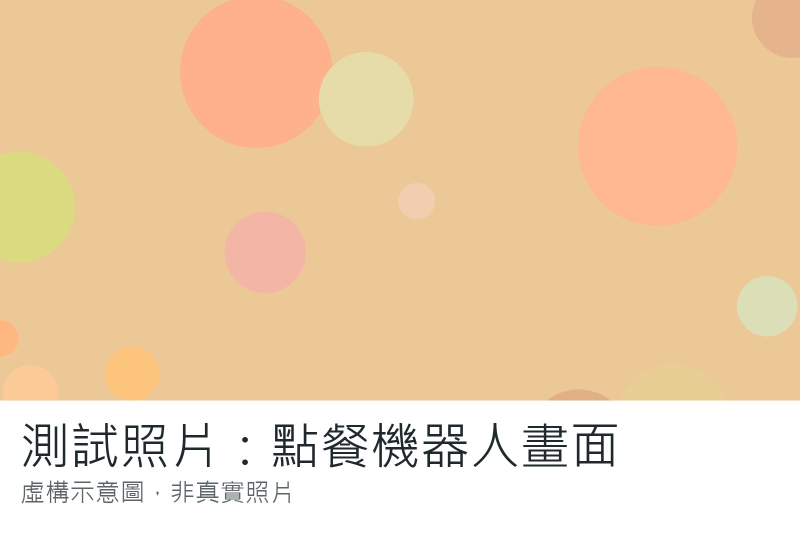
#> input picture examples/林語晴/photos/早餐店點餐機器人.jpg, 1600 x 1067 px (shown at 1/2 size)
$ python -i build_docx.py   (imports and definitions only)
#> lines starting #> are read from the running program, lines starting #| are printed output that depends on the picture
"""把草稿資料夾裡的章節 Markdown 與照片，排成符合簡章格式的 Word 檔。

用法：
  python scripts/build_docx.py my/M-2-1 --author 王小明
  python scripts/build_docx.py my/M-2-1 --author 王小明 --title "M-2-1 常春藤 AI 領袖培訓營" -o 申請書.docx

輸入：資料夾裡以數字開頭的章節檔，依檔名排序：
  0_開場.md、1_學經歷.md、2_機構了解.md、3_動機與期待.md、4_回國後規劃.md
章節檔的第一行若是「# 標題」，就用它當章標題；否則用預設的章名。

章節內可用的 Markdown：
  ### 小標題          **粗體**          - 清單          1. 編號清單          | 表格 |
  ![圖說](../photos/檔名.jpg)   圖片，路徑相對於章節檔。連續兩行圖片會並排。
  【待補：…】          在 Word 裡以黃底標出

輸出格式：A4 直式、標楷體＋Times New Roman、大標 18／小標 16／內文 14、固定行高 24 點、
頁碼、封面與可更新的目錄。圖片會先壓縮（長邊 1200 像素、去除 EXIF）再放進文件。
"""
import argparse
import io
import json
import re
import sys
import warnings
from pathlib import Path

# [1 line not run here, left out]

from docx import Document  # noqa: E402
from docx.enum.table import WD_TABLE_ALIGNMENT  # noqa: E402
from docx.enum.text import WD_ALIGN_PARAGRAPH, WD_COLOR_INDEX, WD_LINE_SPACING  # noqa: E402
from docx.oxml import OxmlElement  # noqa: E402
from docx.oxml.ns import qn  # noqa: E402
from docx.shared import Cm, Pt, RGBColor  # noqa: E402

ROOT = Path(__file__).resolve().parent.parent
ZH_FONT, EN_FONT = "標楷體", "Times New Roman"
# [1 line that did not run here, left out]
HEADER_FILL = "DDF3E8"
PAGE_WIDTH_CM = 21 - 2.54 * 2
TODO_RE = re.compile(r"(【待補[:：][^】]*】)")
IMG_RE = re.compile(r"!\[([^\]]*)\]\(([^)]+)\)")
DEFAULT_TITLES = {
    "0": "開場：一頁重點摘要",
    "1": "一、申請青年之學經歷",
    "2": "二、對見習機構及此項圓夢機會的了解",
    "3": "三、申請原因、動機及期待",
    "4": "四、回國後規劃與影響力",
}


def load_image(path, max_side=1200, quality=72):
    """壓成文件用得到的最小尺寸並去掉 EXIF。回傳 (BytesIO, 寬, 高)。"""
#> called with path = '../examples/林語晴/photos/早餐店點餐機器人.jpg', max_side = 1200, quality = 72
    from PIL import Image, ImageOps
    img = ImageOps.exif_transpose(Image.open(path))
#> img is the input picture: PIL image 1600x1067 RGB; mean R, G, B 238, 208.5, 171.7
    if img.mode in ("RGBA", "LA", "P"):
        img = img.convert("RGBA")
        bg = Image.new("RGB", img.size, (255, 255, 255))
        bg.paste(img, mask=img.split()[-1])
        img = bg
    else:
        img = img.convert("RGB")
    img.thumbnail((max_side, max_side))
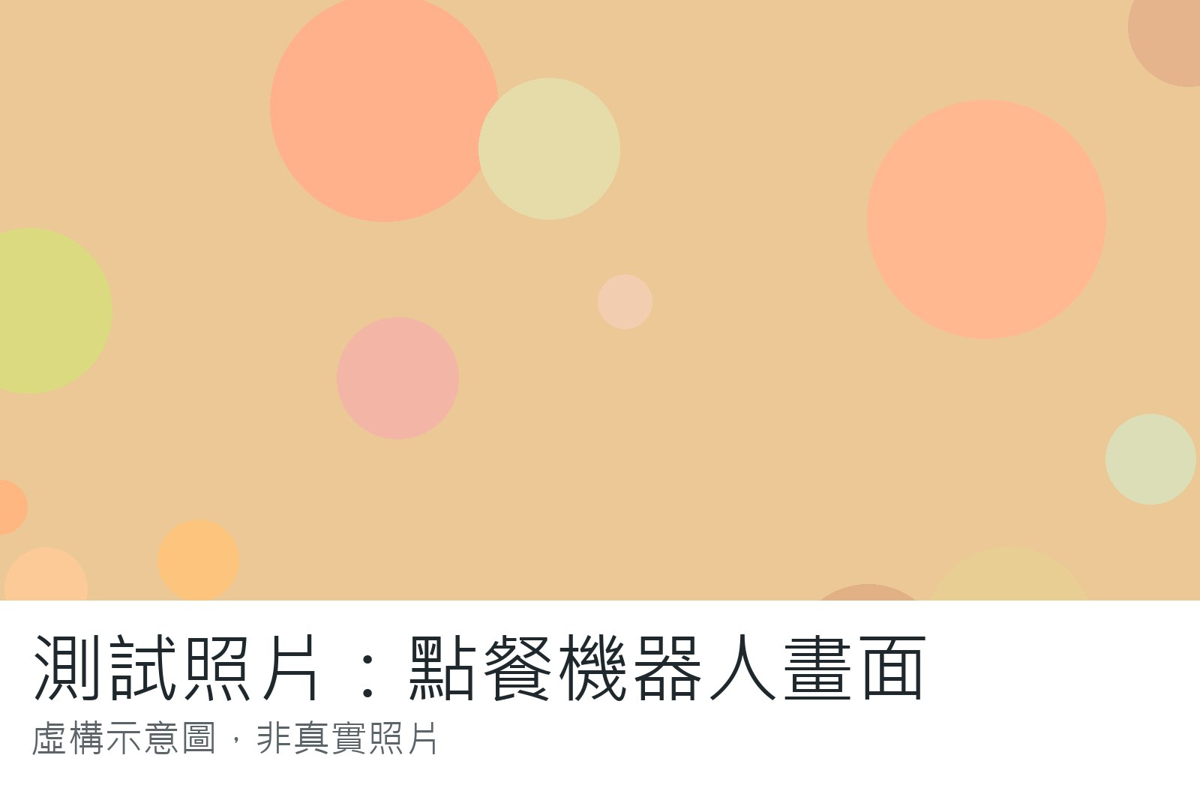
#> img: PIL image 1200x800 RGB; mean R, G, B 237.9, 208.4, 171.7
    buf = io.BytesIO()
    img.save(buf, "JPEG", quality=quality, optimize=True, progressive=True)
    buf.seek(0)
    return buf, img.width, img.height


# [285 lines left out: functions _set_fonts, _run, _inline, _para, _heading, _fld and 7 more, not called in this run]


# [2 lines not run here, left out]

>>> result = load_image('../examples/林語晴/photos/早餐店點餐機器人.jpg')
